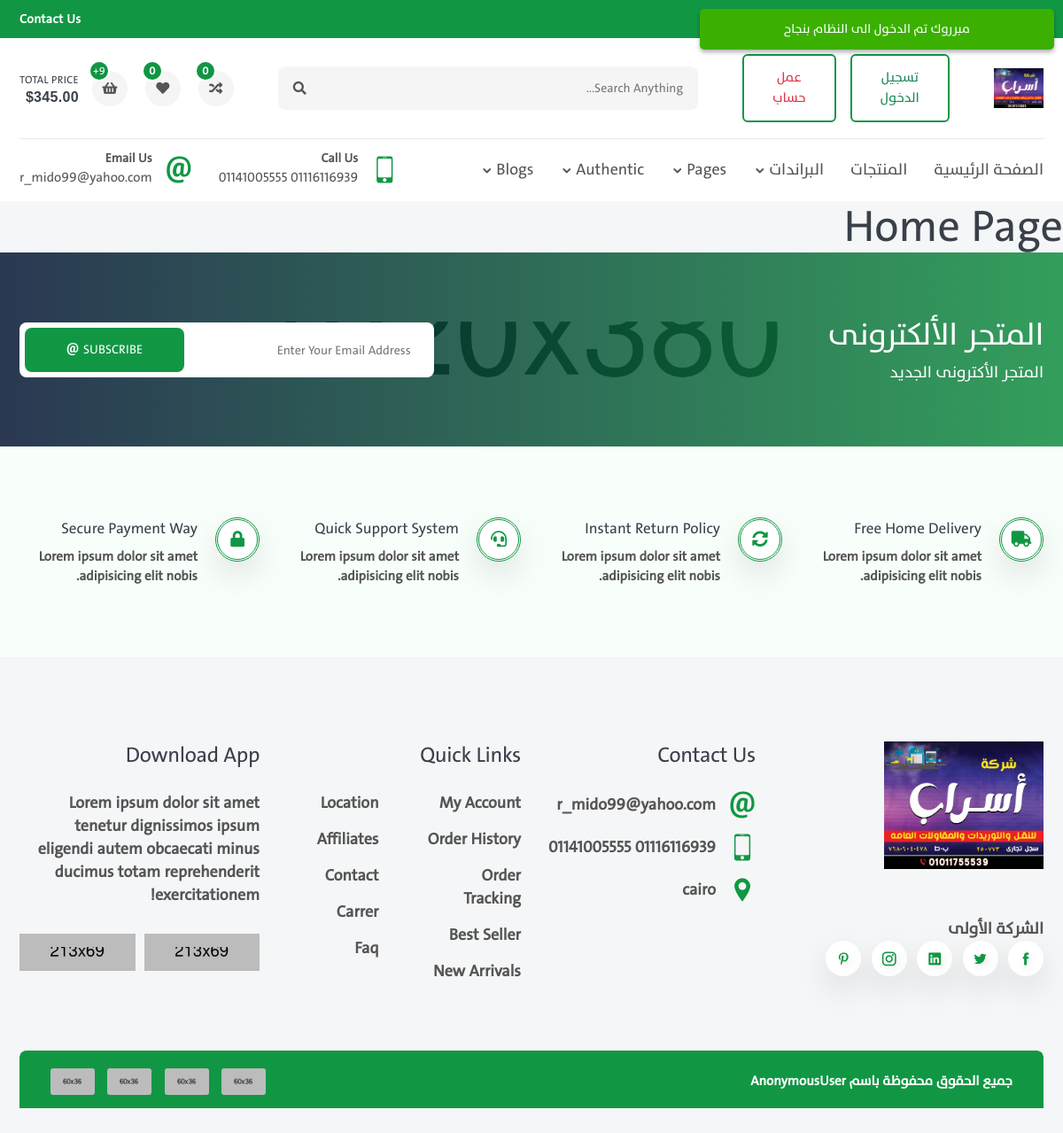
The page / on the database its author committed.
### settings/models.py (models this page shows, shortened)
class Settings(models.Model):
    name=models.CharField(max_length=120)
    logo=models.ImageField(upload_to='logo')
    subtitle=models.TextField(max_length=500)
    call_us=models.TextField(max_length=120)
    email_us=models.TextField(max_length=120)
    phones=models.TextField(max_length=120)
    address=models.TextField(max_length=200)
    facebook=models.URLField(null=True,blank=True)
    youtube=models.URLField(null=True,blank=True)
    android_apps=models.URLField(null=True,blank=True)
    ios_apps=models.URLField(null=True,blank=True)

### settings/views.py (the view)
# urls.py: 2. Add a URL to urlpatterns:  path('', views.home, name='home')
def home(request):
    messages.success(request,'مبرروك تم الدخول الى النظام بنجاح')
    return render(request,'settings/home.html',{})

### settings/templates/settings/home.html (shortened to what this page needs)
{% extends 'base.html' %}
{% block body %}
   <h1>Home Page</h1>
{% endblock body %}

### templates/base.html (shortened to what this page needs)
{% load static %}
<!DOCTYPE html>
<html lang="en" dir="rtl">
    <head>
        <link rel="stylesheet" href="{% static 'fonts/flaticon/flaticon.css' %}">
        <link rel="stylesheet" href="{% static 'fonts/icofont/icofont.min.css' %}">
        <link rel="stylesheet" href="{% static 'fonts/fontawesome/fontawesome.min.css' %}">
        <link rel="stylesheet" href="{% static 'vendor/venobox/venobox.min.css' %}">
        <link rel="stylesheet" href="{% static 'vendor/slickslider/slick.min.css' %}">
        <link rel="stylesheet" href="{% static 'vendor/niceselect/nice-select.min.css' %}">
        <link rel="stylesheet" href="{% static 'vendor/bootstrap/bootstrap.min.css' %}">
        <link rel="stylesheet" href="{% static 'css/main.css' %}">
        {% block css %}
             <link rel="stylesheet" href="{% static 'css/user-auth.css' %}">
        {% endblock css %}
        <link rel="stylesheet" href="{% static 'custom/font.css' %}">
    </head>
    <body>
        <div class="header-top">
            <div class="container">
                <div class="row">
                    <div class="col-md-12 col-lg-5">
                    </div>
                    <div class="col-md-5 col-lg-3">
                    </div>
                    <div class="col-md-7 col-lg-4">
                        <ul class="header-top-list">
                            <li><a href="contact.html">contact us</a></li>
                        </ul>
                    </div>
                </div>
            </div>
        </div>
        <header class="header-part">
            <div class="container">
                <div class="header-content">
                    <a href="index.html" class="header-logo">
                        <img src="{{settings_data.logo.url}}" alt="logo">
                    </a>
                   {% if request.user.is_authenticated %}
                        <a href="login.html" class="header-widget" title="My Account">
                            <img src="{{request.user.image.url}}" alt="user">
                            <span>join</span>
                        </a>
                         <a href="{% url 'authuser:logout' %}" class="btn btn-outline-success btn-sm">
                                    تسجيل الخرووج
                         </a>
                         <!-- <form action="{% url 'authuser:logout' %}" method="post" class="d-inline">
                            {% csrf_token %}
                            <button type="submit" class="btn btn-outline-danger btn-sm">
                                تسجيل الخروج
                            </button>
                        </form> -->
                    {% else %}
                          <div class="d-flex align-items-center gap-3">
                                <a href="{% url 'authuser:login' %}" class="btn btn-outline-success btn-sm">
                                    تسجيل الدخول
                                </a>
                                <a href="{% url 'authuser:add_user' %}" class="btn btn-outline-danger btn-sm">
                                     عمل حساب
                                </a>
                           </div>
                   {% endif %}
                    <form class="header-form">
                        <input type="text" placeholder="Search anything...">
                        <button><i class="fas fa-search"></i></button>
                    </form>
                    <div class="header-widget-group">
                        <a href="compare.html" class="header-widget" title="Compare List">
                            <i class="fas fa-random"></i>
                            <sup>0</sup>
                        </a>
                        <a href="wishlist.html" class="header-widget" title="Wishlist">
                            <i class="fas fa-heart"></i>
                            <sup>0</sup>
                        </a>
                        <button class="header-widget header-cart" title="Cartlist">
                            <i class="fas fa-shopping-basket"></i>
                            <sup>9+</sup>
                            <span>total price<small>$345.00</small></span>
                        </button>
                    </div>
                </div>
            </div>
        </header>
        <nav class="navbar-part">
            <div class="container">
                <div class="row">
                    <div class="col-lg-12">
                        <div class="navbar-content">
                            <ul class="navbar-list">
                                <li class="navbar-item dropdown">
                                    <a class="navbar-link " href="/">الصفحة الرئيسية</a>
                                </li>
                                <li class="navbar-item dropdown-megamenu">
                                    <a class="navbar-link " href="#">المنتجات</a>
                                </li>
                                <li class="navbar-item dropdown-megamenu">
                                    <a class="navbar-link dropdown-arrow" href="#">البراندات</a>
                                </li>
                                <li class="navbar-item dropdown">
                                    <a class="navbar-link dropdown-arrow" href="#">pages</a>
                                </li>
                                <li class="navbar-item dropdown">
                                    <a class="navbar-link dropdown-arrow" href="#">authentic</a>
                                </li>
                                <li class="navbar-item dropdown">
                                    <a class="navbar-link dropdown-arrow" href="#">blogs</a>
                                </li>
                            </ul>
                            <div class="navbar-info-group">
                                <div class="navbar-info">
                                    <i class="icofont-ui-touch-phone"></i>
                                    <p>
                                        <small>call us</small>
                                        <span>{{settings_data.call_us}}</span>
                                    </p>
                                </div>
                                <div class="navbar-info">
                                    <i class="icofont-ui-email"></i>
                                    <p>
                                        <small>email us</small>
                                        <span>{{settings_data.email_us}}</span>
                                    </p>
                                </div>
                            </div>
                        </div>
                    </div>
                </div>
            </div>
        </nav>
        {% include 'messages.html' %}
        {% block body %}
        {% endblock body %}
        <section class="news-part" style="background: url(images/newsletter.jpg) no-repeat center;">
            <div class="container">
                <div class="row align-items-center">
                    <div class="col-md-5 col-lg-6 col-xl-7">
                        <div class="news-text">
                            <h2>المتجر الألكترونى</h2>
                            <p>  المتجر الأكترونى الجديد</p>
                        </div>
                    </div>
                    <div class="col-md-7 col-lg-6 col-xl-5">
                        <form class="news-form">
                            <input type="text" placeholder="Enter Your Email Address">
                            <button><span><i class="icofont-ui-email"></i>Subscribe</span></button>
                        </form>
                    </div>
                </div>
            </div>
        </section>
        <section class="intro-part">
            <div class="container">
                <div class="row intro-content">
                    <div class="col-sm-6 col-lg-3">
                        <div class="intro-wrap">
                            <div class="intro-icon">
                                <i class="fas fa-truck"></i>
                            </div>
                            <div class="intro-content">
                                <h5>free home delivery</h5>
                                <p>Lorem ipsum dolor sit amet adipisicing elit nobis.</p>
                            </div>
                        </div>
                    </div>
                    <div class="col-sm-6 col-lg-3">
                        <div class="intro-wrap">
                            <div class="intro-icon">
                                <i class="fas fa-sync-alt"></i>
                            </div>
                            <div class="intro-content">
                                <h5>instant return policy</h5>
                                <p>Lorem ipsum dolor sit amet adipisicing elit nobis.</p>
                            </div>
                        </div>
                    </div>
                    <div class="col-sm-6 col-lg-3">
                        <div class="intro-wrap">
                            <div class="intro-icon">
                                <i class="fas fa-headset"></i>
                            </div>
                            <div class="intro-content">
                                <h5>quick support system</h5>
                                <p>Lorem ipsum dolor sit amet adipisicing elit nobis.</p>
                            </div>
                        </div>
                    </div>
                    <div class="col-sm-6 col-lg-3">
                        <div class="intro-wrap">
                            <div class="intro-icon">
                                <i class="fas fa-lock"></i>
                            </div>
                            <div class="intro-content">
                                <h5>secure payment way</h5>
                                <p>Lorem ipsum dolor sit amet adipisicing elit nobis.</p>
                            </div>
                        </div>
                    </div>
                </div>
            </div>
        </section>
        <footer class="footer-part">
            <div class="container">
                <div class="row">
                    <div class="col-sm-6 col-xl-3">
                        <div class="footer-widget">
                            <a class="footer-logo" href="#">
                                <img src="{{settings_data.logo.url}}" alt="logo">
                            </a>
                            <p class="footer-desc">{{settings_data.subtitle|safe|truncatewords:25}}</p>
                            <ul class="footer-social">
                                <li><a class="icofont-facebook" href="{{settings_data.facebook}}"></a></li>
                                <li><a class="icofont-twitter" href="#"></a></li>
                                <li><a class="icofont-linkedin" href="#"></a></li>
                                <li><a class="icofont-instagram" href="#"></a></li>
                                <li><a class="icofont-pinterest" href="#"></a></li>
                            </ul>
                        </div>
                    </div>
                    <div class="col-sm-6 col-xl-3">
                        <div class="footer-widget contact">
                            <h3 class="footer-title">contact us</h3>
                            <ul class="footer-contact">
                                <li>
                                    <i class="icofont-ui-email"></i>
                                    <p>
                                        <span>{{settings_data.email_us}}</span>
                                    </p>
                                </li>
                                <li>
                                    <i class="icofont-ui-touch-phone"></i>
                                    <p>
                                        <span>{{settings_data.call_us}}</span>
                                    </p>
                                </li>
                                <li>
                                    <i class="icofont-location-pin"></i>
                                    <p>{{settings_data.address}}</p>
                                </li>
                            </ul>
                        </div>
                    </div>
                    <div class="col-sm-6 col-xl-3">
                        <div class="footer-widget">
                            <h3 class="footer-title">quick Links</h3>
                            <div class="footer-links">
                                <ul>
                                    <li><a href="#">My Account</a></li>
                                    <li><a href="#">Order History</a></li>
                                    <li><a href="#">Order Tracking</a></li>
                                    <li><a href="#">Best Seller</a></li>
                                    <li><a href="#">New Arrivals</a></li>
                                </ul>
                                <ul>
                                    <li><a href="#">Location</a></li>
                                    <li><a href="#">Affiliates</a></li>
                                    <li><a href="#">Contact</a></li>
                                    <li><a href="#">Carrer</a></li>
                                    <li><a href="#">Faq</a></li>
                                </ul>
                            </div>
                        </div>
                    </div>
                    <div class="col-sm-6 col-xl-3">
                        <div class="footer-widget">
                            <h3 class="footer-title">Download App</h3>
                            <p class="footer-desc">Lorem ipsum dolor sit amet tenetur dignissimos ipsum eligendi autem obcaecati minus ducimus totam reprehenderit exercitationem!</p>
                            <div class="footer-app">
                                <a href="#"><img src="images/google-store.png" alt="google"></a>
                                <a href="#"><img src="images/app-store.png" alt="app"></a>
                            </div>
                        </div>
                    </div>
                </div>
                <div class="row">
                    <div class="col-12">
                        <div class="footer-bottom">
                            <p class="footer-copytext">جميع الحقوق محفوظة باسم {{request.user}}<a target="_blank" href=""></a></p>
                            <div class="footer-card">
                                <a href="#"><img src="images/payment/jpg/01.jpg" alt="payment"></a>
                                <a href="#"><img src="images/payment/jpg/02.jpg" alt="payment"></a>
                                <a href="#"><img src="images/payment/jpg/03.jpg" alt="payment"></a>
                                <a href="#"><img src="images/payment/jpg/04.jpg" alt="payment"></a>
                            </div>
                        </div>
                    </div>
                </div>
            </div>
        </footer>
    </body>
</html>

### rows shown on the page
Settings: logo (picture), call_us "01116116939 01141005555", email_us "r_mido99@yahoo.com", subtitle "الشركة الأولى", address "cairo"

### other values the page prints
{{ request.user }} "AnonymousUser"
